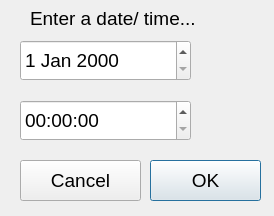
<?xml version="1.0" encoding="UTF-8"?>
<ui version="4.0">
 <class>timeDlg</class>
 <widget class="QDialog" name="timeDlg">
  <property name="geometry">
   <rect>
    <x>0</x>
    <y>0</y>
    <width>274</width>
    <height>216</height>
   </rect>
  </property>
  <property name="windowTitle">
   <string>Dialog</string>
  </property>
  <widget class="QTimeEdit" name="timeEdit">
   <property name="geometry">
    <rect>
     <x>20</x>
     <y>100</y>
     <width>171</width>
     <height>41</height>
    </rect>
   </property>
   <property name="font">
    <font>
     <pointsize>14</pointsize>
    </font>
   </property>
   <property name="time">
    <time>
     <hour>0</hour>
     <minute>0</minute>
     <second>0</second>
    </time>
   </property>
   <property name="displayFormat">
    <string>hh:mm:ss</string>
   </property>
  </widget>
  <widget class="QDateEdit" name="dateEdit">
   <property name="geometry">
    <rect>
     <x>20</x>
     <y>40</y>
     <width>171</width>
     <height>41</height>
    </rect>
   </property>
   <property name="font">
    <font>
     <pointsize>14</pointsize>
    </font>
   </property>
  </widget>
  <widget class="QPushButton" name="okBtn">
   <property name="geometry">
    <rect>
     <x>150</x>
     <y>160</y>
     <width>111</width>
     <height>41</height>
    </rect>
   </property>
   <property name="font">
    <font>
     <pointsize>14</pointsize>
    </font>
   </property>
   <property name="text">
    <string>OK</string>
   </property>
  </widget>
  <widget class="QPushButton" name="cancelBtn">
   <property name="geometry">
    <rect>
     <x>20</x>
     <y>160</y>
     <width>121</width>
     <height>41</height>
    </rect>
   </property>
   <property name="font">
    <font>
     <pointsize>14</pointsize>
    </font>
   </property>
   <property name="text">
    <string>Cancel</string>
   </property>
  </widget>
  <widget class="QLabel" name="label">
   <property name="geometry">
    <rect>
     <x>30</x>
     <y>10</y>
     <width>181</width>
     <height>16</height>
    </rect>
   </property>
   <property name="font">
    <font>
     <pointsize>14</pointsize>
    </font>
   </property>
   <property name="text">
    <string>Enter a date/ time...</string>
   </property>
  </widget>
 </widget>
 <resources/>
 <connections/>
</ui>
